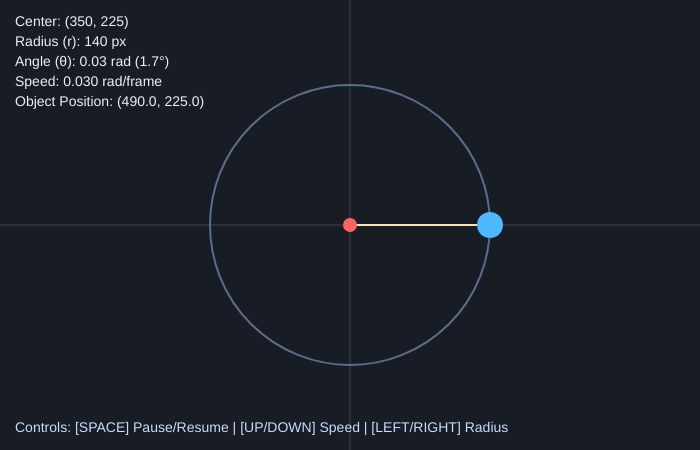
Frame 1 (no input)
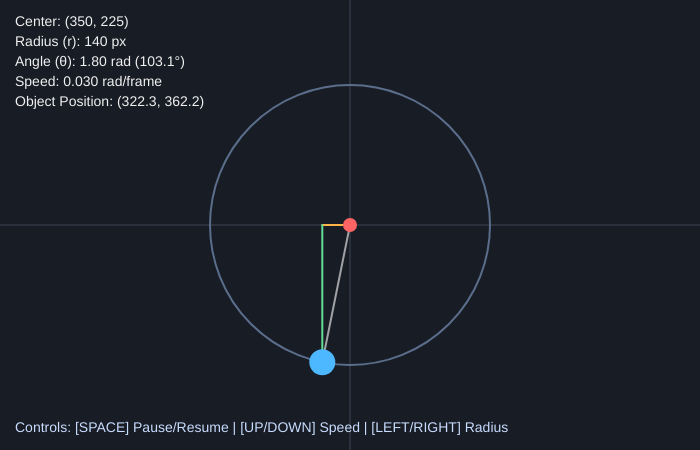
Frame 60 (no input)
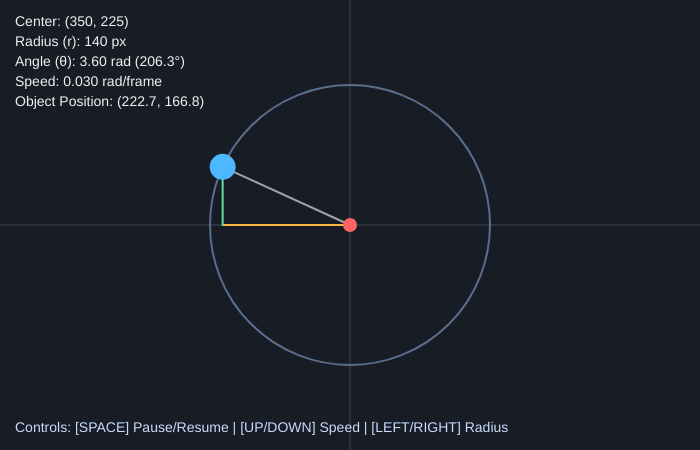
Frame 120 (the mouse pressed at the canvas centre since frame 60)

The p5.js sketch that drew these frames (run headless with seeded random() and noise() and a simulated clock; from frame 60 on, the mouse is pressed at the canvas centre):

// p5.js sketch
// ── sketch.js
// ==========================================
// IT3 Final Drill: Math-Based Animation
// Topic: Circular Motion using Trigonometry
// ==========================================

// --- Animation State Variables ---
let centerX;              // X-coordinate of the center of the orbit
let centerY;              // Y-coordinate of the center of the orbit
let orbitRadius = 140;    // Radius (r) of the circular path in pixels
let angle = 0;            // Current angle (theta) in radians
let angularSpeed = 0.03;  // How much the angle increases per frame (radians/frame)
let isPaused = false;     // Tracks whether the animation is paused

function setup() {
  // Create a 700x450 canvas inside the <main> HTML element
  let canvas = createCanvas(700, 450);
  
  // Set the center point of the orbit to the middle of the canvas
  centerX = width / 2;
  centerY = height / 2;
}

function draw() {
  background(24, 28, 36);

  // 1. Draw reference grid axes passing through (centerX, centerY)
  stroke(60, 70, 85);
  strokeWeight(1);
  line(0, centerY, width, centerY); // X-axis
  line(centerX, 0, centerX, height); // Y-axis

  // 2. Draw the circular orbit path (diameter = 2 * orbitRadius)
  noFill();
  stroke(90, 110, 140);
  strokeWeight(2);
  circle(centerX, centerY, orbitRadius * 2);

  // 3. MATHEMATICAL CALCULATION (Trigonometry)
  // Convert polar coordinates (orbitRadius, angle) to Cartesian coordinates (x, y)
  // x = centerX + r * cos(theta)
  // y = centerY + r * sin(theta)
  let objectX = centerX + orbitRadius * cos(angle);
  let objectY = centerY + orbitRadius * sin(angle);

  // 4. Draw right-triangle legs to visualize cosine (horizontal) and sine (vertical)
  stroke(255, 180, 70); // Orange line for horizontal cosine component
  strokeWeight(2);
  line(centerX, centerY, objectX, centerY);

  stroke(100, 220, 150); // Green line for vertical sine component
  line(objectX, centerY, objectX, objectY);

  // Draw radius hypotenuse line from center to orbiting object
  stroke(255, 255, 255, 150);
  line(centerX, centerY, objectX, objectY);

  // 5. Draw the central anchor point and the orbiting object
  fill(255, 100, 100);
  noStroke();
  circle(centerX, centerY, 14); // Center point

  fill(77, 184, 255);
  circle(objectX, objectY, 26); // Orbiting planet/dot

  // 6. Update the angle over time if not paused
  if (!isPaused) {
    angle += angularSpeed;
    // Keep angle within 0 to TWO_PI (0 to 360 degrees) for clean numbers
    if (angle >= TWO_PI) {
      angle -= TWO_PI;
    }
  }

  // 7. Display live math values & control instructions on the canvas
  drawHUD(objectX, objectY);
}

// Helper function to display live variables and controls on the canvas
function drawHUD(x, y) {
  fill(240);
  noStroke();
  textSize(14);
  textAlign(LEFT, TOP);

  // Live mathematical values (useful for verifying worked examples)
  let angleDeg = degrees(angle).toFixed(1);
  text(`Center: (${centerX}, ${centerY})`, 15, 15);
  text(`Radius (r): ${orbitRadius} px`, 15, 35);
  text(`Angle (θ): ${angle.toFixed(2)} rad (${angleDeg}°)`, 15, 55);
  text(`Speed: ${angularSpeed.toFixed(3)} rad/frame`, 15, 75);
  text(`Object Position: (${x.toFixed(1)}, ${y.toFixed(1)})`, 15, 95);

  // Control instructions displayed directly on the canvas
  textAlign(LEFT, BOTTOM);
  fill(200, 220, 255);
  text("Controls: [SPACE] Pause/Resume | [UP/DOWN] Speed | [LEFT/RIGHT] Radius", 15, height - 15);
}

// Keyboard interaction to control speed, radius, and pause state
function keyPressed() {
  if (key === ' ') {
    isPaused = !isPaused; // Toggle pause
  } else if (keyCode === UP_ARROW) {
    angularSpeed += 0.01; // Increase speed
  } else if (keyCode === DOWN_ARROW) {
    angularSpeed = max(0.01, angularSpeed - 0.01); // Decrease speed (minimum 0.01)
  } else if (keyCode === RIGHT_ARROW) {
    orbitRadius = min(200, orbitRadius + 15); // Increase radius
  } else if (keyCode === LEFT_ARROW) {
    orbitRadius = max(40, orbitRadius - 15); // Decrease radius
  }
}
